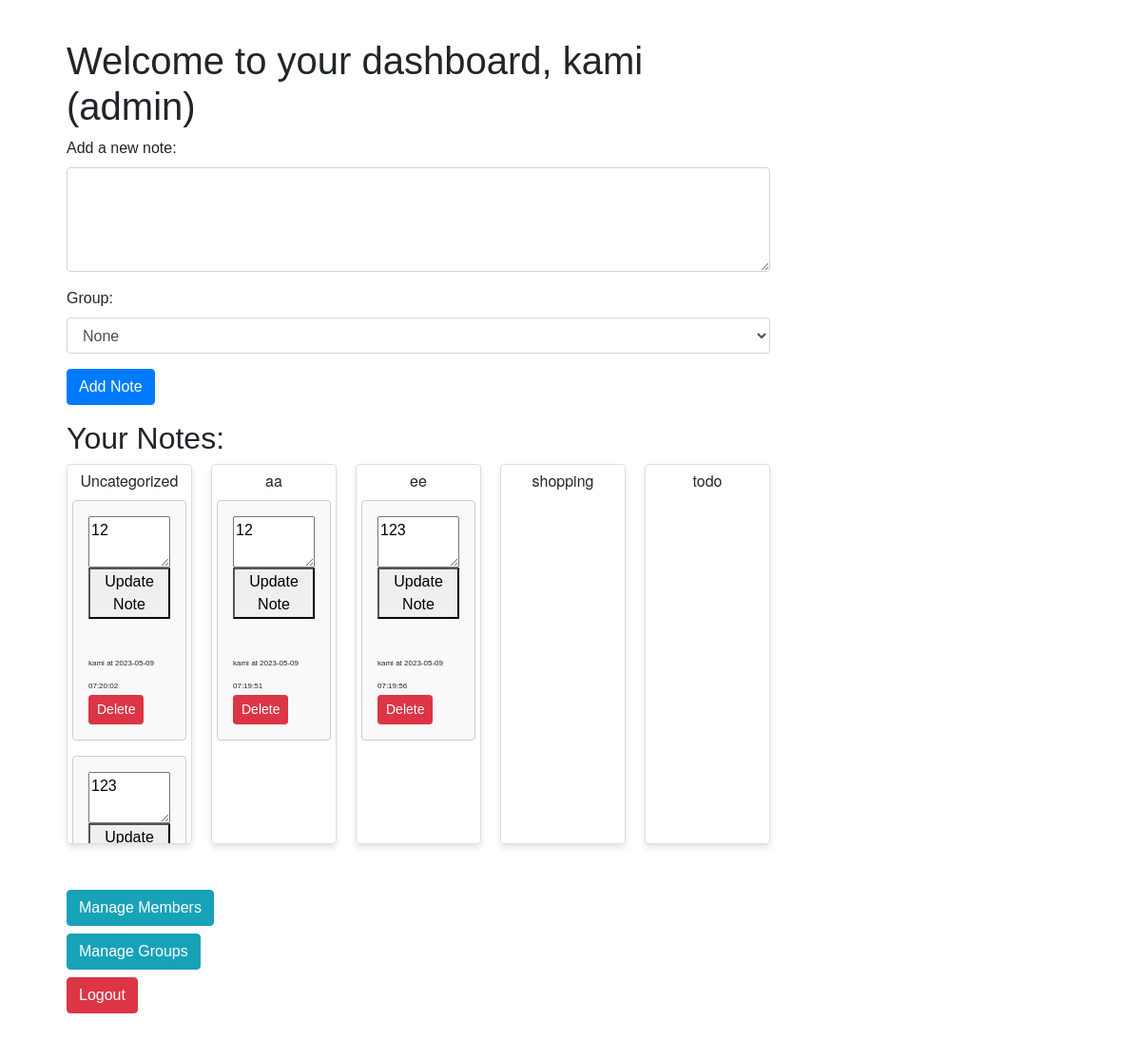
The app's page /dashboard (signed in) with its own data.
### app.py (models this page shows, shortened)
class User(UserMixin, db.Model):
    __tablename__ = 'users'
    id = db.Column(db.Integer, primary_key=True)
    email = db.Column(db.String(100), unique=True, nullable=False)
    name = db.Column(db.String(120), nullable=False)
    password = db.Column(db.String(100), nullable=False)
    role = db.Column(db.String(10), nullable=False, default='member')
    notes = db.relationship('Note', backref='author', lazy=True)
    groups = db.relationship('Group', backref='owner', lazy=True)
    members = db.relationship('Member', backref='user', lazy=True)

class Group(db.Model):
    __tablename__ = 'groups'
    id = db.Column(db.Integer, primary_key=True)
    name = db.Column(db.String(100), nullable=False)
    user_id = db.Column(db.Integer, db.ForeignKey('users.id'), nullable=False)
    notes = db.relationship('Note', backref='group', lazy=True)

class Note(db.Model):
    __tablename__ = 'notes'
    id = db.Column(db.Integer, primary_key=True)
    group_id = db.Column(db.Integer, db.ForeignKey('groups.id'), nullable=True)
    content = db.Column(db.Text, nullable=False)
    date_created = db.Column(db.DateTime, default=datetime.utcnow)
    user_id = db.Column(db.Integer, db.ForeignKey('users.id'), nullable=False)
    member_id = db.Column(db.Integer, db.ForeignKey('members.id'), nullable=True)

class Member(UserMixin, db.Model):
    __tablename__ = 'members'
    id = db.Column(db.Integer, primary_key=True)
    name = db.Column(db.String(100), nullable=False)
    email = db.Column(db.String(100), unique=True, nullable=False)
    password = db.Column(db.String(100), nullable=False)
    user_id = db.Column(db.Integer, db.ForeignKey('users.id'), nullable=False)
    is_admin = db.Column(db.Boolean, default=False)
    notes = db.relationship('Note', backref='member', lazy=True)

### app.py (the view, shortened to what this page needs)
@app.route('/dashboard', methods=['GET', 'POST'])
@login_required
def dashboard():
    if isinstance(current_user, User):
        user_id = current_user.id
        members = current_user.members
    else:
        user_id = current_user.user.id
        members = Member.query.filter_by(user_id=user_id).all()
    if isinstance(current_user, User):
        members = current_user.members
    else:
        members = Member.query.filter_by(user_id=current_user.user.id).all()
    if not members:
        new_member = Member(name=current_user.name, email=current_user.email, password=current_user.password, user_id=current_user.id, is_admin=1)
        db.session.add(new_member)
        db.session.commit()
        members = [new_member]
    if isinstance(current_user, User):
        user_id = current_user.id
        member_user_ids = [member.user_id for member in members]
    else:
        user_id = current_user.user.id
        member_user_ids = []
    visible_user_ids = [user_id] + member_user_ids
    groups = Group.query.filter(Group.user_id.in_(visible_user_ids)).order_by(Group.name.asc()).all()
    uncategorized_group = None
    for group in groups:
        if group.name == "Uncategorized":
            uncategorized_group = group
            break
    if not uncategorized_group:
        uncategorized_group = Group(name="Uncategorized", user_id=user_id)
        db.session.add(uncategorized_group)
        db.session.commit()
        groups.append(uncategorized_group)
    group_ids = [group.id for group in groups]
    notes = Note.query.filter((Note.group_id.in_(group_ids)) | (Note.group_id == None)).order_by(Note.date_created.desc()).all()
    csrf_token = generate_csrf()
    return render_template('dashboard.html', notes=notes, groups=groups, members=members, csrf_token=csrf_token)

### app.py (called while the page is built)
@login_manager.user_loader
def load_user(user_id):
    if user_id.startswith("member_"):
        member_id = int(user_id.split("_")[1])
        return Member.query.get(member_id)
    else:
        return User.query.get(int(user_id))

### templates/dashboard.html (shortened to what this page needs)
{% extends 'base.html' %}
{% block content %}
<div class="container">
    <h1>Welcome to your dashboard, {{ current_user.name }}{% if current_user.role == 'admin' %} (admin){% endif %}</h1>
    <form action="{{ url_for('dashboard') }}" method="POST" class="mb-3">
        <div class="form-group">
            <label for="content">Add a new note:</label>
            <textarea name="content" id="content" rows="4" class="form-control" required></textarea>
        </div>
        <div class="form-group">
            <label for="group_id">Group:</label>
            <select name="group_id" class="form-control">
                <option value="">None</option>
            </select>
        </div>
        <input type="submit" value="Add Note" class="btn btn-primary">
    </form>
    <h2>Your Notes:</h2>
    <div class="note-box-container">
        {% for group in groups %}
        <div class="note-box" data-group-id="{{ group.id }}">
            <div class="note-box-title">{{ group.name }}</div>
            {% for note in notes %}
            {% if (note.group and note.group.id == group.id) or (group.name == "Uncategorized" and not note.group_id)%}
            <div class="note">
                <form action="{{ url_for('update_note') }}" method="post">
                    <textarea name="note_content">{{ note.content }}</textarea>
                    <button type="submit">Update Note</button>
                </form>
                <span class="note-details">{{ note.member.name if note.member else 'Unknown' }} at {{
                    note.date_created.strftime('%Y-%m-%d %H:%M:%S')}}</span>
                <form method="post" action="{{ url_for('delete_note', note_id=note.id) }}" style="display:inline;">
                    <button type="submit" class="btn btn-danger btn-sm">Delete</button>
                </form>
            </div>
            {% endif %}
            {% endfor %}
        </div>
        {% endfor %}
    </div>
    <br>
    <br>
    {% if current_user.role == 'admin' %}
    <a href="{{ url_for('members') }}" class="btn btn-info">Manage Members</a>
    {% endif %}
    <br>
    <a href="{{ url_for('groups') }}" class="btn btn-info mt-2">Manage Groups</a>
    <br>
    <a href="{{ url_for('logout') }}" class="btn btn-danger mt-2">Logout</a>
</div>
{% endblock %}

### static/styles.css (style rules this page uses)
body { font-family: Arial, sans-serif; max-width: 800px; margin: 40px; }
form { margin-bottom: 2em; }
textarea { display: block; width: 100%; resize: vertical; }
.note { border: 1px solid #ccc; padding: 1em; border-radius: 4px; background-color: #f9f9f9; margin-bottom: 1rem; }
.note-details { font-size: 1em !important; }
.note-box-container { display: flex; flex-wrap: wrap; gap: 20px; }
.note-box { border: 1px solid #ddd; border-radius: 4px; padding: 5px; flex: 1; min-width: calc(20% - 20px); max-height: 400px; overflow-y: auto; position: relative; box-shadow: 0 4px 6px rgba(0, 0, 0, 0.1); }
.note-box-title { font-size: 1em; font-weight: italic; margin-bottom: 8px; text-align: center; font-family: 'Helvetica Neue', sans-serif; }
.note { margin-bottom: 1rem; }
.note-details { font-size: 0.5em !important; }

### records on screen
User: name "kami"
Group: name "Uncategorized"
Note: note_content "12", member "kami", date_created "2023-05-09 07:20:02"
Note: note_content "123"
Group: name "aa"
Note: note_content "12", member "kami", date_created "2023-05-09 07:19:51"
Group: name "ee"
Note: note_content "123", member "kami", date_created "2023-05-09 07:19:56"
Group: name "shopping"
Group: name "todo"
